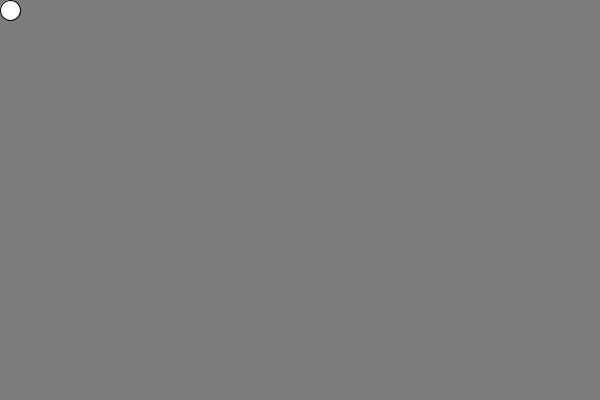
Frame 1 (no input)
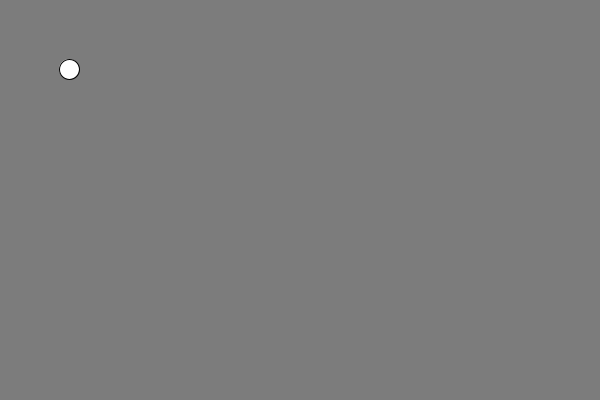
Frame 60 (the mouse pressed at the canvas centre just before this capture)
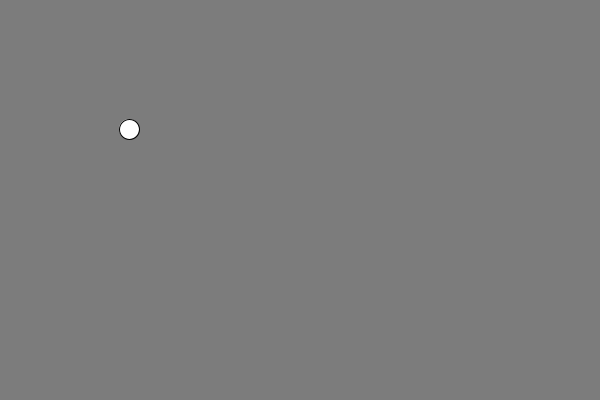
Frame 120 (the mouse held since frame 60 and released just before this capture)

The Processing sketch that drew these frames (run headless with seeded random() and noise(); from frame 60 on, the mouse is pressed at the canvas centre):

// Processing sketch: Windows_Screen_Saver_Animation
// ── Windows_Screen_Saver_Animation.pde
/*
 * Windows bouncing ball screen saver.
 * Written by Grant Schwabacher.
 */

int xPos=10;
int xDir=1;
int yPos=10;
int yDir=1;

void setup()
{
  size(600,400);
  smooth();
  frameRate(100);
}

void draw()
{
   
  background(124); // Try commenting out this line!
  
  ellipse(xPos, yPos, 20, 20);
  xPos=xPos+xDir;
  if(xPos>width-10 || xPos<10)
  {
    xDir=xDir*-1;
  }
  yPos=yPos+yDir;
  if(yPos>height-10 || yPos<10)
  {
    yDir=yDir*-1;
  }
}
